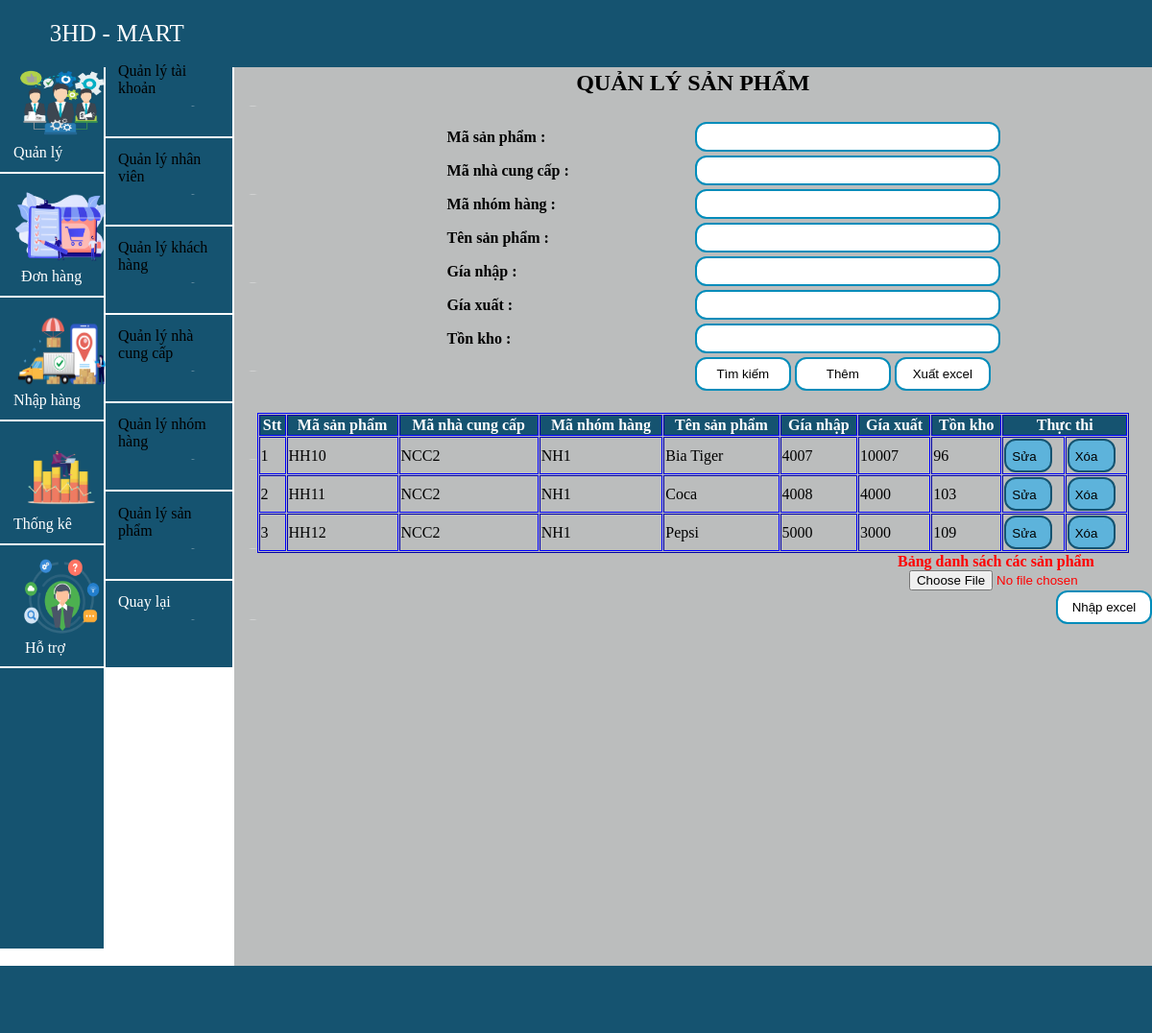
Screenshot of /Nhom3_71DCTT24/Dshh with the database file from the repository.
### tables this page shows
CREATE TABLE `hanghoa` (
  `Mahh` varchar(50) NOT NULL,
  `Mancc` varchar(50) NOT NULL,
  `Manh` varchar(50) NOT NULL,
  `Tenhh` varchar(50) NOT NULL,
  `Gianhap` double NOT NULL,
  `Giaxuat` double NOT NULL,
  `Tonkho` double NOT NULL
);

### Nhom3_71DCTT24/MVC/Core/controller.php (called while the page is built, shortened)
<?php
class controller{
    public function model($model){
        return new $model;
    }
    public function view($view,$data=[]){
        require_once "./MVC/Views/".$view.".php";
    }
}

### Nhom3_71DCTT24/MVC/Controllers/Dshh.php (called while the page is built, shortened)
<?php
class Dshh extends controller
{
    public $hh;
    function __construct()
    {
        $this->hh = $this->model('Dshhmodel');
    }
    function Getdata()
    {
        $this->view('Masterlayout', [
            'page' => 'Hanghoa/QuanLyHh',
            'ncc' => $this->hh->ncc(),
            'nh' => $this->hh->nh(),
            'kqtk' => $this->hh->Timkiemhh('', '', '', '', '', '', ''),
            'mahh' => '',
            'tenhh' => ''
        ]);
    }
}
?>

### Nhom3_71DCTT24/MVC/Core/app.php (called while the page is built, shortened)
<?php
class app{
    protected $action="Getdata";
    function __construct()
    {
        $arr = $this-> Urlprocess();
        if ($arr!=null){
            if (file_exists('./MVC/Controllers/'.$arr[0].'.php')){
                $this->controller=$arr[0];
                unset($arr[0]);
            }
        }
        $this->controller = new $this->controller;
        $this -> param=$arr?array_values($arr):[];
        call_user_func_array([$this->controller,$this->action],$this->param);
    }
    function Urlprocess(){
        if (isset($_GET['url'])){
            return explode("/", filter_var(trim($_GET["url"])));
        }
    }
}
?>

### Nhom3_71DCTT24/index.php (called while the page is built, shortened)
<?php
    $myapp = new app();
?>

### Nhom3_71DCTT24/MVC/Core/connectDB.php (called while the page is built, shortened)
<?php
class connectDB{
    protected $servername="localhost";
    protected $username="root";
    protected $password="";
    function __construct(){
        $this->con=mysqli_connect($this->servername,$this->username,$this->password);
    }
}
?>

### Nhom3_71DCTT24/MVC/Models/Dshhmodel.php (called while the page is built, shortened)
<?php
class Dshhmodel extends connectDB{
    public function ncc()
    {
        $sql = "SELECT Mancc,Tenncc FROM nhacungcap";
        return mysqli_query($this->con, $sql);
    }
    public function nh()
    {
        $sql = "SELECT Manh,Tennh FROM nhomhang";
        return mysqli_query($this->con, $sql);
    }
    public function Timkiemhh($mahh, $mancc, $manh, $tenhh,$gianhap,$giaxuat,$tonkho)
    {
        $sql = 'SELECT * FROM hanghoa WHERE hanghoa.mahh LIKE "%' . $mahh . '%"
        AND   hanghoa.mancc LIKE "%' . $mancc . '%"
        AND   hanghoa.manh LIKE "%' . $manh . '%"
        AND   hanghoa.tenhh LIKE "%' . $tenhh . '%"
        AND   hanghoa.gianhap LIKE "%' . $gianhap . '%"
        AND   hanghoa.giaxuat LIKE "%' . $giaxuat . '%"
        AND   hanghoa.tonkho LIKE "%' . $tonkho . '%"
        '
        ;
        return mysqli_query($this->con, $sql);
    }
}
?>

### Nhom3_71DCTT24/MVC/Views/Pages/Hanghoa/QuanLyHh.php (the view, shortened to what this page needs)
<!DOCTYPE html>
<html lang="en">
<head>
    <link rel="stylesheet" href="http://localhost/BTWeb/Nhom3_71DCTT24/Public/Css/msl.css">
    <link rel="stylesheet" href="http://localhost/BTWeb/Nhom3_71DCTT24/Public/Css/button.css">
</head>
<body>
    <form method="POST" enctype="multipart/form-data" action="http://localhost/BTWeb/Nhom3_71DCTT24/Dshh/thucthi_hh">
        <div class="content3">
            <ul style="padding:0%;">
                <dd style="height: 64px;">Quản lý tài khoản
                    <img src="http://localhost/BTWeb/Nhom3_71DCTT24/Public/Images/rong.png" height="57px" width="217px">
                </dd>
                <dd style="height: 64px;">Quản lý nhân viên
                    <img src="http://localhost/BTWeb/Nhom3_71DCTT24/Public/Images/rong.png" height="57px" width="217px">
                </dd>
                <dd style="height: 64px;">Quản lý khách hàng
                    <img src="http://localhost/BTWeb/Nhom3_71DCTT24/Public/Images/rong.png" height="57px" width="217px">
                </dd>
                <dd style="height: 64px;">Quản lý nhà cung cấp
                    <img src="http://localhost/BTWeb/Nhom3_71DCTT24/Public/Images/rong.png" height="57px" width="217px">
                </dd>
                <dd style="height: 64px;">Quản lý nhóm hàng
                    <img src="http://localhost/BTWeb/Nhom3_71DCTT24/Public/Images/rong.png" height="57px" width="217px"></a>
                </dd>
                <dd style="height: 64px;">Quản lý sản phẩm
                    <img src="http://localhost/BTWeb/Nhom3_71DCTT24/Public/Images/rong.png" height="57px" width="217px"></a>
                </dd>
                <dd style="height: 64px;"><a href="http://localhost/BTWeb/Nhom3_71DCTT24/Mnql">Quay lại
                        <img src="http://localhost/BTWeb/Nhom3_71DCTT24/Public/Images/rong.png" height="57px" width="217px"></a></dd>
            </ul>
        </div>
        <div class="content4">
            <table style="width: 100%;padding: 20px 20px 0px 20px; align-items:center;margin-bottom:20px;">
                <caption style="padding-top: 20px; font-size:24px"><b>QUẢN LÝ SẢN PHẨM</b></caption>
                <tr>
                    <td colspan="2" style="text-align: center;color:red;">
                    </td>
                </tr>
                <tr>
                    <td style="width:50%;padding-left:200px;">
                        <label for="txtMahh"><b class="text">Mã sản phẩm : </b></label>
                    </td>
                    <td>
                        <input type="text" name="txtMahh" value="" class="text_align">
                    </td>
                </tr>
                <tr>
                    <td style="width:50%;padding-left:200px;">
                        <label for="ddlncc"><b class="text">Mã nhà cung cấp : </b></label>
                    </td>
                    <td>
                        <input type="text" list="ncc" class="text_align" name="ddlncc">
                    </td>
                <tr>
                    <td style="width:50%;padding-left:200px;">
                        <label for="ddlnh"><b class="text">Mã nhóm hàng : </b></label>
                    </td>
                    <td>
                        <input type="text" list="nh" class="text_align" name="ddlnh">
                    </td>
                </tr>
                <tr>
                    <td style="width:50%;padding-left:200px;">
                        <label for="txtTenhh"><b class="text">Tên sản phẩm : </b></label>
                    </td>
                    <td>
                        <input type="text" name="txtTenhh" value="" class="text_align">
                    </td>
                </tr>
                <tr>
                    <td style="width:50%;padding-left:200px;">
                        <label for="txtGiaNhap"><b class="text">Gía nhập : </b></label>
                    </td>
                    <td>
                        <input type="text" onkeypress='return event.charCode >= 48 && event.charCode <= 57' name="txtGianhap" value="" class="text_align">
                    </td>
                </tr>
                <tr>
                    <td style="width:50%;padding-left:200px;">
                        <label for="txtGiaxuat"><b class="text">Gía xuất : </b></label>
                    </td>
                    <td>
                        <input type="text" onkeypress='return event.charCode >= 48 && event.charCode <= 57' name="txtGiaxuat" value="" class="text_align">
                    </td>
                </tr>
                <tr>
                    <td style="width:50%;padding-left:200px;">
                        <label for="txtTonkho"><b class="text">Tồn kho : </b></label>
                    </td>
                    <td>
                        <input type="text" onkeypress='return event.charCode >= 48 && event.charCode <= 57' name="txtTonkho" value="" class="text_align">
                    </td>
                </tr>
                <tr>
                    <td>
                    </td>
                    <td>
                        <input class="button1" type="submit" name="btnTimkiem" value="Tìm kiếm">
                        <input class="button1" type="submit" name="btnThem" value="Thêm">
                        <button type="submit" name="btnXuat" class="button1">Xuất excel</button>
                    </td>
                </tr>
            </table>
            <table style="position: center;width: 95%;margin-left:2.5%;border-color:blue;" cellspacing="1" border="1">
                <tr style="background: #155370;color:white;">
                    <th><b>Stt</b></th>
                    <th><b>Mã sản phẩm</b></th>
                    <th><b>Mã nhà cung cấp</b></th>
                    <th><b>Mã nhóm hàng</b></th>
                    <th><b>Tên sản phẩm</b></th>
                    <th><b>Gía nhập</b></th>
                    <th><b>Gía xuất</b></th>
                    <th><b>Tồn kho</b></th>
                    <th colspan="2"><b>Thực thi</b></th>
                </tr>
                <?php
                $i = 1;
                while ($row = mysqli_fetch_assoc($data['kqtk'])) {
                ?>
                    <tr>
                        <td><?php echo $i ?></td>
                        <td><?php echo $row['Mahh'] ?></td>
                        <td><?php echo $row['Mancc'] ?></td>
                        <td><?php echo $row['Manh'] ?></td>
                        <td><?php echo $row['Tenhh'] ?></td>
                        <td><?php echo $row['Gianhap'] ?></td>
                        <td><?php echo $row['Giaxuat'] ?></td>
                        <td><?php echo $row['Tonkho'] ?></td>
                        <td> <button class="button2">
                                <a href="http://localhost/BTWeb/Nhom3_71DCTT24/Dshh/suahh/<?php echo $row['Mahh'] ?>" style="display:flex;align-items:center">Sửa
                                    <img src="http://localhost/BTWeb/Nhom3_71DCTT24/Public/Images/rong.png" height="30px" width="20px"></a>
                            </button></td>
                        <td>
                            <button class="button2">
                                <a href="http://localhost/BTWeb/Nhom3_71DCTT24/Dshh/btnxoa_hh/<?php echo $row['Mahh'] ?>" style="display:flex;align-items:center">Xóa
                                    <img src="http://localhost/BTWeb/Nhom3_71DCTT24/Public/Images/rong.png" height="30px" width="20px"></a>
                            </button>
                        </td>
                    </tr>
                <?php
                    $i++;
                }
                ?>
            </table>
            <div style="color: red;float:right;">
                <h4>Bảng danh sách các sản phẩm</h4>
                <input type="file" name="file" id="inputGroupFile04">
                <br>
                <button type="submit" name="btnNhap" class="button1" style="float: right;">Nhập excel</button>
            </div>
        </div>
    </form>
</body>
</html>

### Nhom3_71DCTT24/Public/Css/msl.css (style rules this page uses)
* { margin: 0px; }
.content3 a { color: white; text-decoration: none; height: fit-content; }
a { color: black; text-decoration: none; height: fit-content; }
.content3 { position: fixed; top: 50px; left: 9%; margin: 2px 2px 0px 2px; width: 11%; float: left; height: 86.3; background-color: #155370; }
.content3>ul>dd { border-bottom: 2px solid white; padding: 13.05px; }
.content4 { height: 86.3; width: 79.7%; margin-top: 53px; margin-left: 20.3%; padding-bottom: 500px; background-color: #BBBDBD; }

### Nhom3_71DCTT24/Public/Css/button.css (style rules this page uses)
.button1 { background-color: white; color: black; border: 2px solid #008CBA; border-radius: 12px; width: 100px; height: 35px; }
.text_align { width: 310px; height:25px; font-size: 14px; border-radius: 12px; border: 2px solid #008CBA; }
.button2 { background-color: #5db3db; color: black; border: 2px solid #155370; border-radius: 12px; width: 50px; height: 35px; }

### rows the page displays
hanghoa: Mancc "NCC2", Manh "NH1", Tenhh "Bia Tiger", Gianhap "4007", Giaxuat "10007", Tonkho "96"
hanghoa: Mancc "NCC2", Manh "NH1", Tenhh "Coca", Gianhap "4008", Giaxuat "4000", Tonkho "103"
hanghoa: Mahh "HH12", Mancc "NCC2", Manh "NH1", Tenhh "Pepsi", Gianhap "5000", Giaxuat "3000", Tonkho "109"
